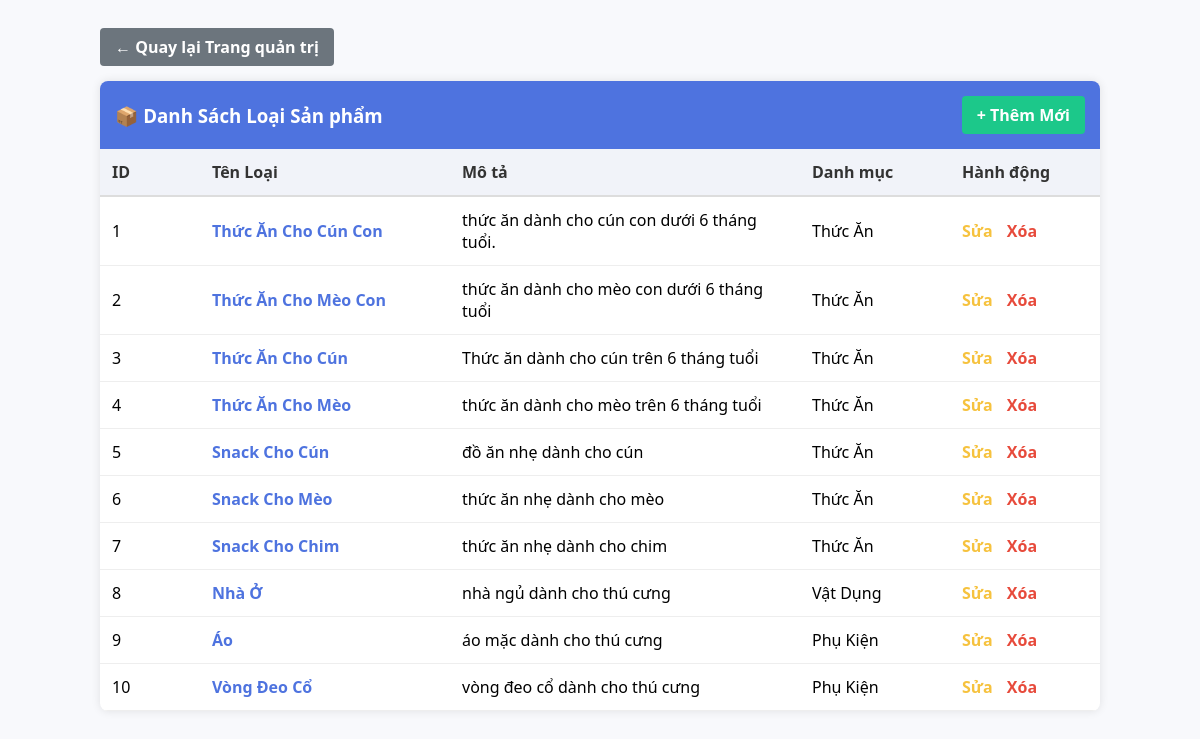
/Views/list_loaisp.php, run on the app's committed database.
### tables this page shows
CREATE TABLE IF NOT EXISTS `loaisanpham` (
  `idLoaiSP` int NOT NULL,
  `TenLoai` varchar(50) NOT NULL,
  `MoTa` text,
  `idDanhMuc` int NOT NULL,
  PRIMARY KEY (`idLoaiSP`),
  KEY `idDanhMuc` (`idDanhMuc`)
);

CREATE TABLE IF NOT EXISTS `danhmuc` (
  `idDanhMuc` int NOT NULL,
  `TenDanhMuc` varchar(20) NOT NULL,
  PRIMARY KEY (`idDanhMuc`)
);

### Views/list_loaisp.php (the view, shortened to what this page needs)
<?php
$loaiSPList = [];
try {
    $pdo = get_pdo_connection();
    $sql = "SELECT lsp.*, dm.TenDanhMuc
            FROM loaisanpham lsp
            JOIN danhmuc dm ON lsp.idDanhMuc = dm.idDanhMuc
            ORDER BY lsp.idLoaiSP ASC";
    $stmt = $pdo->prepare($sql);
    $stmt->execute();
    $loaiSPList = $stmt->fetchAll(PDO::FETCH_ASSOC);
} catch (PDOException $e) {
    $errorMessage = "Lỗi khi tải danh sách loại sản phẩm: " . $e->getMessage();
    error_log("Lỗi tải loại sản phẩm: " . $e->getMessage());
}
?>
<!DOCTYPE html>
<html lang="vi">
<head>
</head>
<body>
    <div style="max-width: 1000px; margin: 0 auto;">
        <a href="quanlysanpham.php" class="btn-back">
            &larr; Quay lại Trang quản trị
        </a>
    </div>
    <div class="card">
        <div class="card-header">
            <h3 style="margin:0;">📦 Danh Sách Loại Sản phẩm</h3>
            <a href="add_loaisp.php" class="btn-add">+ Thêm Mới</a>
        </div>
        <?php if (count($loaiSPList) > 0): ?>
            <table>
                <thead>
                    <tr>
                        <th width="10%">ID</th>
                        <th width="25%">Tên Loại</th>
                        <th width="35%">Mô tả</th>
                        <th width="15%">Danh mục</th>
                        <th width="15%">Hành động</th>
                    </tr>
                </thead>
                <tbody>
                    <?php foreach ($loaiSPList as $lsp): ?>
                        <tr>
                            <td><?php echo htmlspecialchars($lsp['idLoaiSP']); ?></td>
                            <td style="font-weight: bold; color: #4e73df;"><?php echo htmlspecialchars($lsp['TenLoai']); ?></td>
                            <td><?php echo htmlspecialchars($lsp['MoTa']); ?></td>
                            <td><?php echo htmlspecialchars($lsp['TenDanhMuc']); ?></td>
                            <td>
                                <a href="../Controllers/edit_loaisp.php?id=<?php echo $lsp['idLoaiSP']; ?>" class="action-link edit">Sửa</a>
                                <a href="../Controllers/delete_loaisp.php?id=<?php echo $lsp['idLoaiSP']; ?>" class="action-link delete" onclick="return confirm('Bạn có chắc chắn muốn xóa loại sản phẩm này?');">Xóa</a>
                            </td>
                        </tr>
                    <?php endforeach; ?>
                </tbody>
            </table>
        <?php else: ?>
            <p style="text-align:center; padding:20px;">Chưa có loại sản phẩm nào.</p>
        <?php endif; ?>
    </div>
</body>
</html>

### Views/list_loaisp.php (style rules this page uses)
body { font-family: 'Segoe UI', sans-serif; background-color: #f8f9fc; padding: 20px; }
.card { background: white; border-radius: 8px; box-shadow: 0 0 10px rgba(0,0,0,0.1); overflow: hidden; max-width: 1000px; margin: 0 auto; }
.card-header { background: #4e73df; color: white; padding: 15px; display: flex; justify-content: space-between; align-items: center; }
.btn-add { background: #1cc88a; color: white; padding: 8px 15px; text-decoration: none; border-radius: 4px; font-weight: bold; transition: background 0.3s; }
.btn-back { display: inline-block; margin-bottom: 15px; padding: 8px 15px; background: #6c757d; color: white; text-decoration: none; border-radius: 4px; font-weight: bold; transition: background 0.3s; }
table { width: 100%; border-collapse: collapse; }
th { background: #f1f3f9; padding: 12px; text-align: left; border-bottom: 2px solid #ddd; color: #333; }
td { padding: 12px; border-bottom: 1px solid #eee; vertical-align: middle; }
.action-link { text-decoration: none; margin-right: 10px; font-weight: bold; }
.edit { color: #f6c23e; }
.delete { color: #e74a3b; }

### data on the page
loaisanpham: idLoaiSP "1", TenLoai "Thức Ăn Cho Cún Con", MoTa "thức ăn dành cho cún con dưới 6 tháng tuổi.", idDanhMuc.TenDanhMuc "Thức Ăn"
loaisanpham: idLoaiSP "2", TenLoai "Thức Ăn Cho Mèo Con", MoTa "thức ăn dành cho mèo con dưới 6 tháng tuổi", idDanhMuc.TenDanhMuc "Thức Ăn"
loaisanpham: idLoaiSP "3", TenLoai "Thức Ăn Cho Cún", MoTa "Thức ăn dành cho cún trên 6 tháng tuổi", idDanhMuc.TenDanhMuc "Thức Ăn"
loaisanpham: idLoaiSP "4", TenLoai "Thức Ăn Cho Mèo", MoTa "thức ăn dành cho mèo trên 6 tháng tuổi", idDanhMuc.TenDanhMuc "Thức Ăn"
loaisanpham: idLoaiSP "5", TenLoai "Snack Cho Cún", MoTa "đồ ăn nhẹ dành cho cún", idDanhMuc.TenDanhMuc "Thức Ăn"
loaisanpham: idLoaiSP "6", TenLoai "Snack Cho Mèo", MoTa "thức ăn nhẹ dành cho mèo", idDanhMuc.TenDanhMuc "Thức Ăn"
loaisanpham: idLoaiSP "7", TenLoai "Snack Cho Chim", MoTa "thức ăn nhẹ dành cho chim", idDanhMuc.TenDanhMuc "Thức Ăn"
loaisanpham: idLoaiSP "8", TenLoai "Nhà Ở", MoTa "nhà ngủ dành cho thú cưng", idDanhMuc.TenDanhMuc "Vật Dụng"
loaisanpham: idLoaiSP "9", TenLoai "Áo", MoTa "áo mặc dành cho thú cưng", idDanhMuc.TenDanhMuc "Phụ Kiện"
loaisanpham: idLoaiSP "10", TenLoai "Vòng Đeo Cổ", MoTa "vòng đeo cổ dành cho thú cưng", idDanhMuc.TenDanhMuc "Phụ Kiện"
